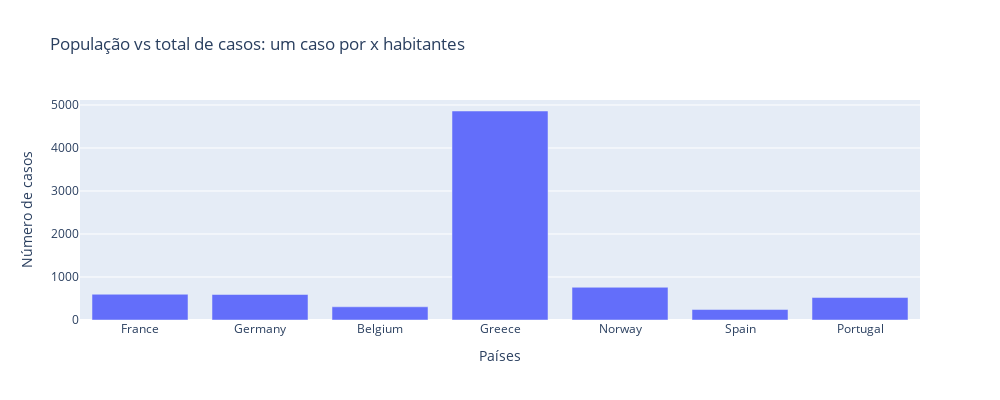

Write notebook code for a chart like this one.
### Code cell
europa = [ 'France', 'Germany', 'Spain', 'Belgium', 'Norway','Greece',  'Portugal']
temp=full_table.loc[full_table.Date == full_table.Date.max()]
temp=temp.reset_index()
temp=temp.loc[temp['Country/Region'].isin(europa)]

layout = go.Layout(height=400,width=1000)

fig = go.Figure(data=[
    #go.Bar(name='Mortos', x=temp['Country/Region'], y=temp['popData2018']/temp['Deaths']),
    go.Bar(name='Confirmados', x=temp['Country/Region'], y=temp['popData2018']/temp['Confirmed']),
],layout=layout)

fig.update_layout(
    title="População vs total de casos: um caso por x habitantes",
    xaxis_title="Países",
    yaxis_title="Número de casos",
)

fig.show()

### Figure 1 — Plotly figure (JSON) as saved in the notebook; plotly's stock layout.template omitted (floating-point values rounded to 4 significant figures)
{"data": [{"name": "Confirmados", "type": "bar", "x": ["France", "Germany", "Belgium", "Greece", "Norway", "Spain", "Portugal"], "y": [599.1, 592.8, 307.2, 4861.0, 760.9, 243.7, 522.3]}], "layout": {"height": 400, "title": {"text": "População vs total de casos: um caso por x habitantes"}, "width": 1000, "xaxis": {"autorange": true, "range": [-0.5, 6.5], "title": {"text": "Países"}, "type": "category"}, "yaxis": {"autorange": true, "range": [0, 5117.0], "title": {"text": "Número de casos"}, "type": "linear"}}}
